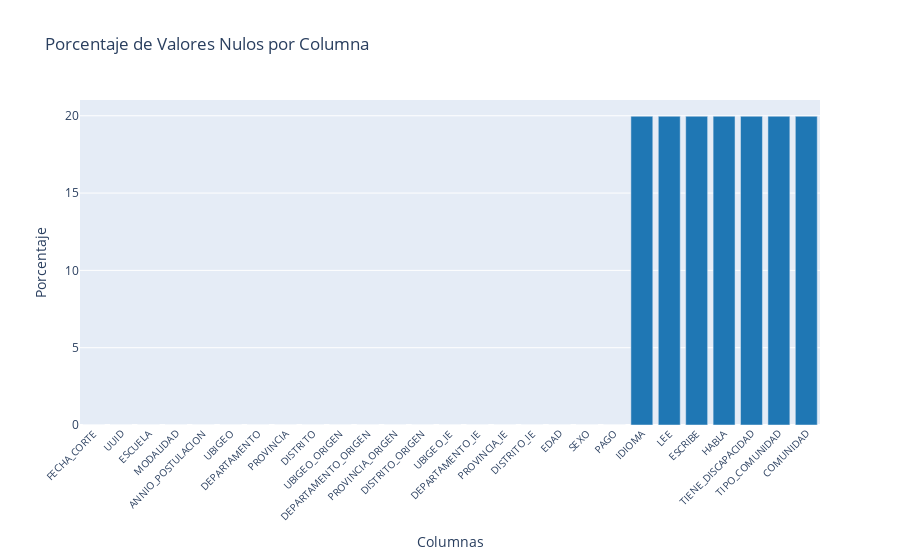
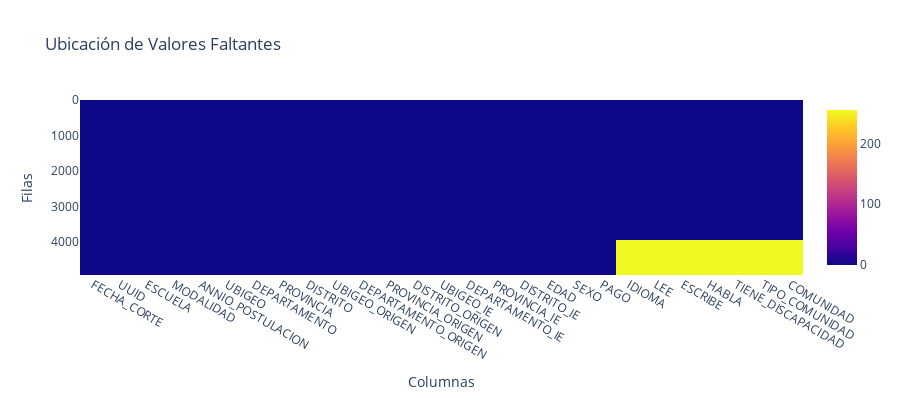

Source (notebook cell) for these figures, in order:
### Markdown cell above
<div style="background-color:#48D1CC; border-radius:10px; padding:15px; box-shadow: 0px 2px 4px rgba(0, 0, 0, 0.1);">
    <h3 style="color:#191970;">📊 Porcentaje y Ubicación de valores nulos</h3>
    <p style="color:#555555;">En esta sección se presenta el porcentaje de valores nulos por columna y una representación gráfica de la ubicación de los valores faltantes:</p>
    <div style="display:flex; flex-direction:row; justify-content:space-between;">
        <div style="width:45%;">
            <p style="color:#333333;"><strong>Porcentaje de valores nulos:</strong></p>
            <ul style="color:#333333; padding-left:20px;">
                <li><strong>Columna 'IDIOMA':</strong> 984 valores nulos (20%)</li>
                <li><strong>Columna 'LEE':</strong> 984 valores nulos (20%)</li>
                <li><strong>Columna 'ESCRIBE':</strong> 984 valores nulos (20%)</li>
                <li><strong>Columna 'HABLA':</strong> 984 valores nulos (20%)</li>
                <li><strong>Columna 'TIENE_DISCAPACIDAD':</strong> 984 valores nulos (20%)</li>
                <li><strong>Columna 'TIPO_COMUNIDAD':</strong> 984 valores nulos (20%)</li>
                <li><strong>Columna 'COMUNIDAD':</strong> 984 valores nulos (20%)</li>
            </ul>
        </div>
        <div style="width:50%;">
            <p style="color:#333333;"><strong>Ubicación de valores nulos:</strong></p>
            <img src="../images/newplot.png" alt="Gráfico de Ubicación de Valores Nulos" style="max-width:100%; border: 1px solid #ddd;">
        </div>
    </div>
</div>

### Code cell
import plotly.express as px
import pandas as pd

# Crear un DataFrame con los porcentajes de valores nulos por columna
null_percentages = (Postulantes.isnull().sum() / len(Postulantes)) * 100
null_df = pd.DataFrame(
    {
        "Columna": null_percentages.index,
        "Porcentaje de Valores Nulos": null_percentages.values,
    }
)

# Gráfico de barras para el porcentaje de valores nulos por columna
bar_fig = px.bar(
    null_df,
    x="Columna",
    y="Porcentaje de Valores Nulos",
    title="Porcentaje de Valores Nulos por Columna",
    labels={"Porcentaje de Valores Nulos": "Porcentaje"},
    template="plotly",
    color_discrete_sequence=["#1F77B4"],
)
bar_fig.update_layout(xaxis_title="Columnas", yaxis_title="Porcentaje")
bar_fig.update_xaxes(tickangle=-45, tickfont=dict(size=10))

# Gráfico de ubicación de valores faltantes
missing_data_fig = px.imshow(
    Postulantes.isnull(),
    labels=dict(x="Columnas", y="Filas"),
    title="Ubicación de Valores Faltantes",
    color_continuous_scale="Plasma",
    template="plotly",
    height=400,
)
missing_data_fig.update_layout(xaxis_title="Columnas", yaxis_title="Filas")

# Mostrar los gráficos
bar_fig.show()
missing_data_fig.show()

### Figure 1 — Plotly figure (JSON) as saved in the notebook; plotly's stock layout.template omitted (floating-point values rounded to 4 significant figures)
{"data": [{"alignmentgroup": "True", "hovertemplate": "Columna=%{x}<br>Porcentaje=%{y}<extra></extra>", "legendgroup": "", "marker": {"color": "#1F77B4", "pattern": {"shape": ""}}, "name": "", "offsetgroup": "", "orientation": "v", "showlegend": false, "textposition": "auto", "type": "bar", "x": ["FECHA_CORTE", "UUID", "ESCUELA", "MODALIDAD", "ANNIO_POSTULACION", "UBIGEO", "DEPARTAMENTO", "PROVINCIA", "DISTRITO", "UBIGEO_ORIGEN", "DEPARTAMENTO_ORIGEN", "PROVINCIA_ORIGEN", "DISTRITO_ORIGEN", "UBIGEO_IE", "DEPARTAMENTO_IE", "PROVINCIA_IE", "DISTRITO_IE", "EDAD", "SEXO", "PAGO", "IDIOMA", "LEE", "ESCRIBE", "HABLA", "TIENE_DISCAPACIDAD", "TIPO_COMUNIDAD", "COMUNIDAD"], "xaxis": "x", "y": [0, 0, 0, 0, 0, 0, 0, 0, 0, 0, 0, 0, 0, 0, 0, 0, 0, 0, 0, 0, 19.97, 19.97, 19.97, 19.97, 19.97, 19.97, 19.97], "yaxis": "y"}], "layout": {"barmode": "relative", "legend": {"tracegroupgap": 0}, "title": {"text": "Porcentaje de Valores Nulos por Columna"}, "xaxis": {"anchor": "y", "domain": [0, 1], "tickangle": -45, "tickfont": {"size": 10}, "title": {"text": "Columnas"}}, "yaxis": {"anchor": "x", "domain": [0, 1], "title": {"text": "Porcentaje"}}}}

### Figure 2 — Plotly figure (JSON) as saved in the notebook; plotly's stock layout.template omitted (floating-point values rounded to 4 significant figures; data arrays with more than 128 entries replaced by an {"elided": "..."} marker saying what was removed)
{"data": [{"coloraxis": "coloraxis", "hovertemplate": "Columnas: %{x}<br>Filas: %{y}<br>color: %{z}<extra></extra>", "name": "0", "type": "heatmap", "x": ["FECHA_CORTE", "UUID", "ESCUELA", "MODALIDAD", "ANNIO_POSTULACION", "UBIGEO", "DEPARTAMENTO", "PROVINCIA", "DISTRITO", "UBIGEO_ORIGEN", "DEPARTAMENTO_ORIGEN", "PROVINCIA_ORIGEN", "DISTRITO_ORIGEN", "UBIGEO_IE", "DEPARTAMENTO_IE", "PROVINCIA_IE", "DISTRITO_IE", "EDAD", "SEXO", "PAGO", "IDIOMA", "LEE", "ESCRIBE", "HABLA", "TIENE_DISCAPACIDAD", "TIPO_COMUNIDAD", "COMUNIDAD"], "xaxis": "x", "y": {"elided": "4928 int values"}, "yaxis": "y", "z": {"elided": "4928x27 int values"}}], "layout": {"coloraxis": {"colorscale": [[0, "#0d0887"], [0.1111, "#46039f"], [0.2222, "#7201a8"], [0.3333, "#9c179e"], [0.4444, "#bd3786"], [0.5556, "#d8576b"], [0.6667, "#ed7953"], [0.7778, "#fb9f3a"], [0.8889, "#fdca26"], [1, "#f0f921"]]}, "height": 400, "title": {"text": "Ubicación de Valores Faltantes"}, "xaxis": {"anchor": "y", "constrain": "domain", "domain": [0, 1], "scaleanchor": "y", "title": {"text": "Columnas"}}, "yaxis": {"anchor": "x", "autorange": "reversed", "constrain": "domain", "domain": [0, 1], "title": {"text": "Filas"}}}}
